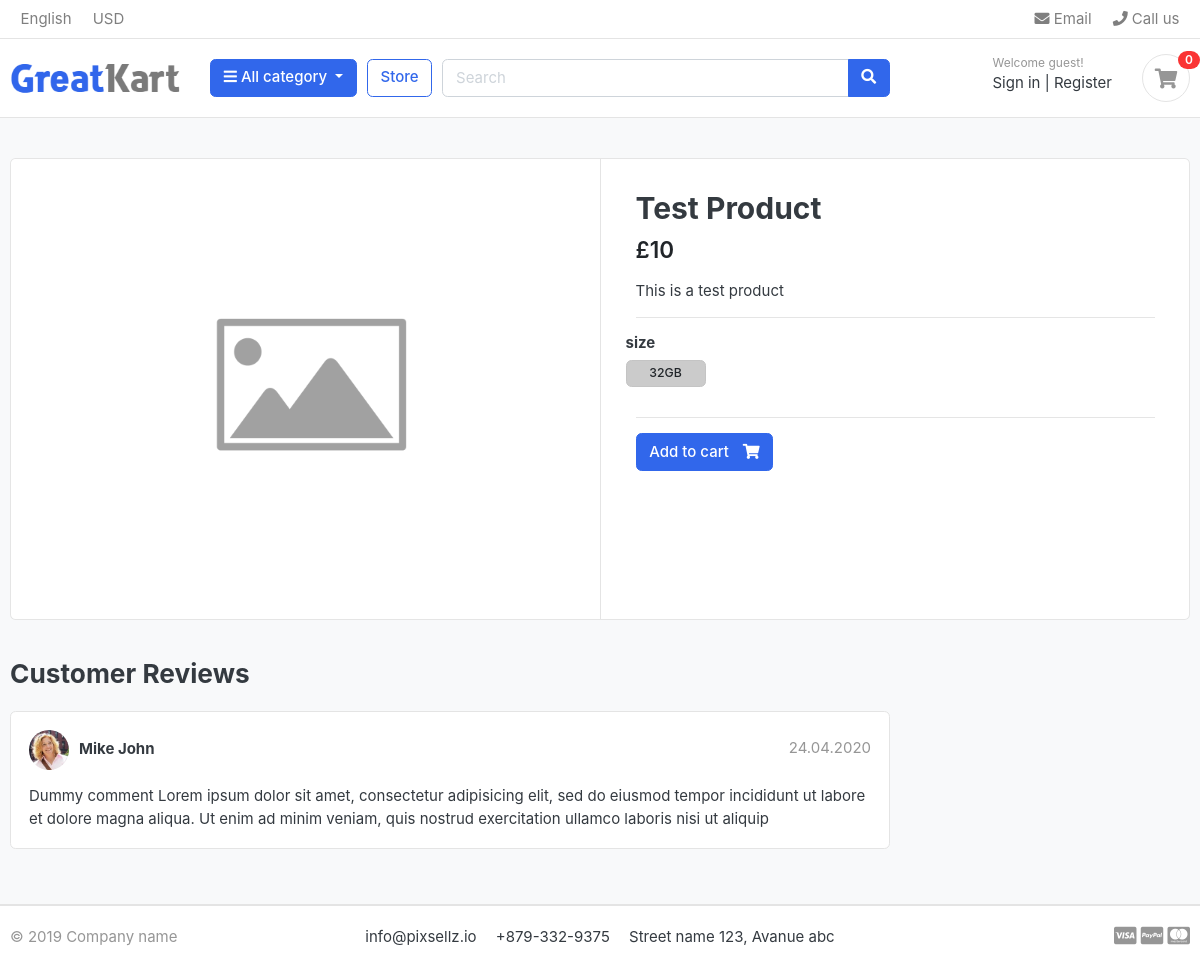
Page /store/product/tech/test-product/ on the committed database.
### store/models.py (models this page shows, shortened)
class Product(models.Model):
    product_name = models.CharField(max_length=200, unique=True)
    product_slug = models.SlugField(max_length=200, unique=True)
    product_sku = models.CharField(max_length=25, unique=True)
    product_description = models.CharField(max_length=500, blank=True)
    product_price = models.IntegerField()
    product_special_price = models.IntegerField(default=0)
    product_images = models.ImageField(upload_to='images/products', blank=True)
    product_stock = models.IntegerField()
    is_available = models.BooleanField(default=True)
    product_category = models.ForeignKey(Category, on_delete=models.CASCADE)
    created_at = models.DateTimeField(auto_now_add=True)
    updated_at = models.DateTimeField(auto_now=True)

class ProductOptionTitle(models.Model):
    option_title = models.CharField(max_length=100)
    option_code = models.SlugField(max_length=200, unique=True)
    option_title_frontend = models.CharField(max_length=100)
    option_type = models.CharField(max_length=100, choices=type_options)
    is_active = models.BooleanField(default=True)
    is_required = models.BooleanField(default=False)
    sort_order = models.IntegerField(default=0)
    created_at = models.DateTimeField(auto_now_add=True)
    updated_at = models.DateTimeField(auto_now=True)
    class Meta:
        verbose_name = "product option title"
        verbose_name_plural = "product option title"

class ProductOptions(models.Model):
    product = models.ForeignKey(Product, on_delete=models.CASCADE)
    product_option_titles = models.ForeignKey(ProductOptionTitle, on_delete=models.CASCADE)
    product_option_value = models.CharField(max_length=100)
    is_active = models.BooleanField(default=True)
    sort_order = models.IntegerField(default=0)
    is_default = models.BooleanField(default=False)
    created_at = models.DateTimeField(auto_now_add=True)
    updated_at = models.DateTimeField(auto_now=True)
    class Meta:
        verbose_name = "product option"
        verbose_name_plural = "product options"

### store/views.py (the view)
# urls.py: path('product/<slug:category_slug>/<slug:product_slug>/', views.product_detail, name='product_detail'),
def product_detail(request, category_slug, product_slug):
    try:
        product = Product.objects.get(product_category__category_slug=category_slug, product_slug=product_slug)
        product_option_titles = ProductOptionTitle.objects.filter(is_active=True).order_by('sort_order')
        grouped_options = []
        for title in product_option_titles:
            options = ProductOptions.objects.filter(product=product, product_option_titles=title, is_active=True).order_by('sort_order')
            if options:
                title_with_options = {
                    'title': title,
                    'options': options
                }
                grouped_options.append(title_with_options)
    except Exception as e:
        raise e
    context = {
        'product': product,
        'grouped_options': grouped_options,
        'product_option_titles': product_option_titles,
    }
    return render(request, 'store/product_detail.html', context)

### cart/context_processors.py (called while the page is built)
def get_cart_item_total(request):
    try:
        cart = Cart.objects.get(quote_id=_get_quote_id(request))
        cart_items = CartItem.objects.filter(cart=cart, is_active=True)
        item_total = cart_items.count()
    except Cart.DoesNotExist:
        item_total = 0
    return dict(item_total=item_total)

### cart/views.py (called while the page is built)
def _get_quote_id(request):
    quote = request.session.session_key
    if not quote:
        quote = request.session.create
    return quote

### category/context_processors.py (called while the page is built)
def navigation_links(request):
    links = Category.objects.all()
    return dict(links=links)

### category/models.py (called while the page is built)
    def get_slug_url(self):
        return reverse('products_by_category', args=[self.category_slug])

### templates/store/product_detail.html (shortened to what this page needs)
{% extends 'base.html' %}
{% load static %}
{% block content %}
<section class="section-content padding-y bg">
<div class="container">
<div class="card">
	<div class="row no-gutters">
		<aside class="col-md-6">
<article class="gallery-wrap">
	<div class="img-big-wrap">
	   <a href="#"><img src="{{ product.product_images.url }}"></a>
	</div>
</article>
		</aside>
		<main class="col-md-6 border-left">
			<form action="{% url 'add_to_cart' product.id %}" method="POST">
				<article class="content-body">
				<h2 class="title">{{ product.product_name }}</h2>
				<div class="mb-3">
					<var class="price h4">£{{ product.product_price }}</var>
				</div>
				<p>{{ product.product_description }}</p>
				<hr>
					{% for title_with_options in grouped_options %}
							<div class="row">
								<div class="item-option-select">
									<h6>{{ title_with_options.title.option_title_frontend }}</h6>
									{% if title_with_options.title.option_type == 'radio inline' %}
										<div class="btn-group btn-group-sm btn-group-toggle" data-toggle="buttons">
											{% for option in title_with_options.options %}
												{% if option.is_default %}
													<label class="btn btn-light active">
														<input type="radio" name="radio_{{ option.product_option_value }}"> {{ option.product_option_value }}
													  </label>
												{% else %}
													<label class="btn btn-light">
														<input type="radio" name="radio_{{ option.product_option_value }}"> {{ option.product_option_value }}
													  </label>
												{% endif %}
											{% endfor %}
										</div>
									{% elif title_with_options.title.option_type == 'dropdown' %}
										<select name="{{ title_with_options.title.option_title }}" class="form-control">
											{% for option in title_with_options.options %}
												<option value="{{ option.product_option_value }}">{{ option.product_option_value }}</option>
											{% endfor %}
										</select>
									{% endif %}
								</div>
							</div>
					{% endfor %}
					<hr>
					{% if product.product_stock <= 0 or product.is_available == False %}
					<h5 class="text-danger">Out of Stock</h5>
					{% else %}
					<button type="submit" class="btn  btn-primary"> <span class="text">Add to cart</span> <i class="fas fa-shopping-cart"></i></button>
					{% endif %}
				</article>
			</form>
		</main>
	</div>
</div>
<br>
<div class="row">
			<div class="col-md-9">
	<header class="section-heading">
		<h3>Customer Reviews </h3>
	</header>
	<article class="box mb-3">
		<div class="icontext w-100">
			<img src="./images/avatars/avatar1.jpg" class="img-xs icon rounded-circle">
			<div class="text">
				<span class="date text-muted float-md-right">24.04.2020 </span>
				<h6 class="mb-1">Mike John </h6>
			</div>
		</div>
		<div class="mt-3">
			<p>
				Dummy comment Lorem ipsum dolor sit amet, consectetur adipisicing elit, sed do eiusmod
				tempor incididunt ut labore et dolore magna aliqua. Ut enim ad minim veniam,
				quis nostrud exercitation ullamco laboris nisi ut aliquip
			</p>
		</div>
	</article>
	</div>
</div>
</div>
</section>
{% endblock %}

### static/css/ui.css (style rules this page uses)
html { font-family: "Inter", sans-serif; font-size: 15px; }
.content-body { flex: 1 1 auto; padding: 2rem 2.3rem; }
.img-xs, .img-sm, .img-md, .img-lg { -o-object-fit: cover; object-fit: cover; flex-shrink: 0; flex-grow: 0; }
.img-xs { width: 40px; height: 40px; }
.padding-y { padding-top: 40px; padding-bottom: 40px; }
var { font-style: normal; }
article:after, .form-group:after { display: block; clear: both; content: ""; }
.bg { background-color: #f8f9fa; }
.section-heading { margin-bottom: 20px; margin-top: 15px; }
p:last-child { margin-bottom: 0; }
.btn-light { background-color: #fff; border-color: #e4e4e4; }
.btn .text + i { margin-left: 10px; }
.icontext { display: inline-flex; align-items: center; vertical-align: middle; }
.icontext .text { width: 100%; line-height: 1.2; }
.icontext .icon { position: relative; margin-right: 10px; flex-shrink: 0; flex-grow: 0; }
.price { font-weight: 600; color: #212529; }
.box { padding: 18px; background: #fff; border-radius: 0.37rem; border: 1px solid #e4e4e4; }
.box img { max-width: 100%; }
.gallery-wrap .img-big-wrap { margin-bottom: 10px; border-radius: 0.37rem; overflow: hidden; background-color: #fff; }
.gallery-wrap .img-big-wrap a { text-align: center; display: block; }
.gallery-wrap .img-big-wrap img { height: 450px; width: auto; display: inline-block; }
.item-option-select { margin-bottom: 1rem; display: inline-block; margin-right: 15px; }
.item-option-select .btn { min-width: 80px; }

### rows in the picture
Product: product_images (placeholder picture), product_name "Test Product", product_price "10", product_description "This is a test product"
ProductOptionTitle: title.option_title_frontend "size"
ProductOptions: product_option_value "32GB"

### other values in the picture
{{ item_total }} "0"
